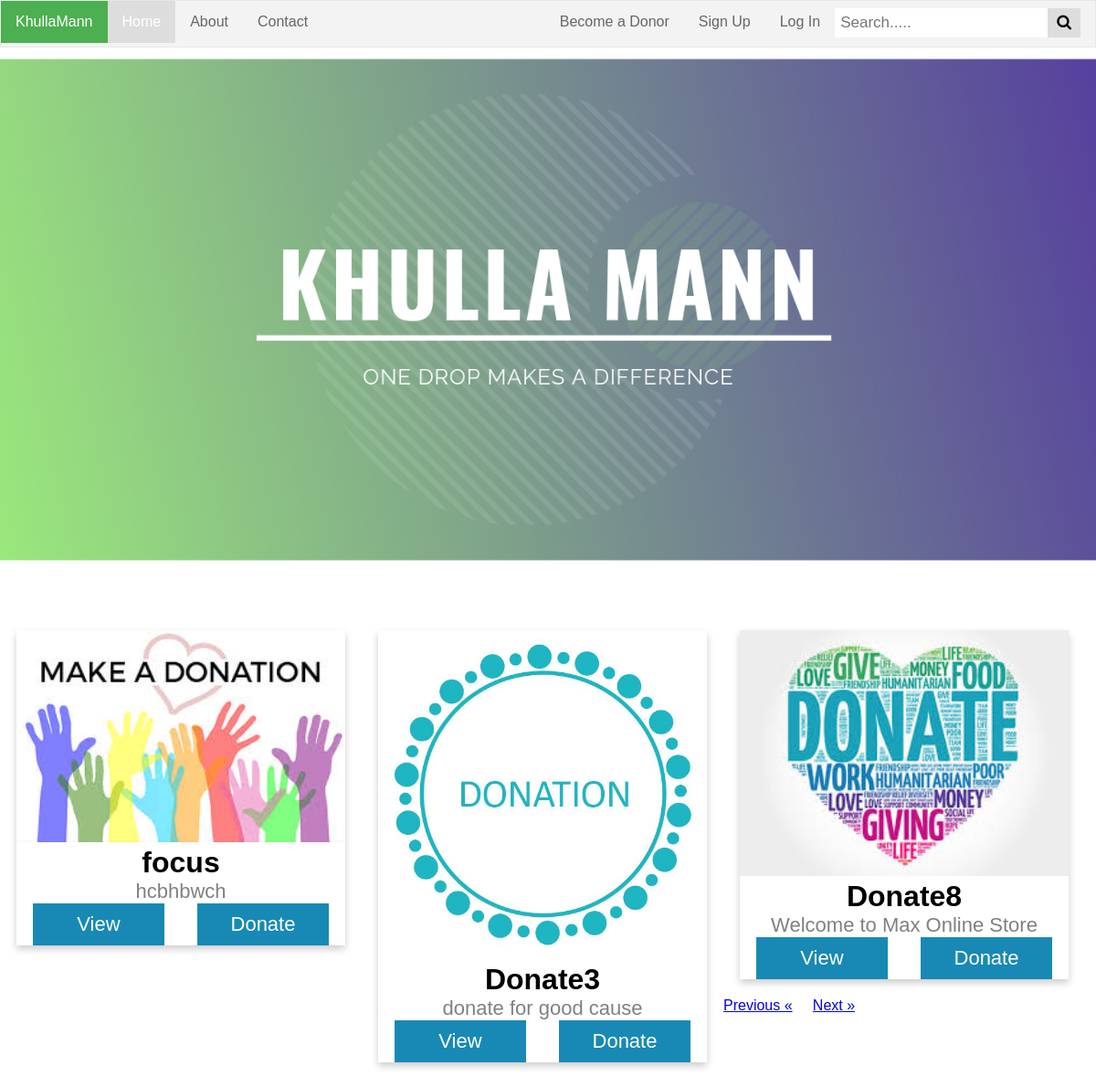
Screenshot of /index.php?id=12 with the database file from the repository.
### tables this page shows
CREATE TABLE `donation_post` (
  `post_id` int(11) NOT NULL,
  `file_path` text NOT NULL,
  `title` varchar(20) NOT NULL,
  `bio` text NOT NULL,
  `description` text NOT NULL,
  `post_date` date NOT NULL,
  `post_time` time NOT NULL,
  `donee_id` int(11) DEFAULT NULL,
  `flag` tinyint(1) NOT NULL
);

### show.php (the view, shortened to what this page needs)
<?php
function showAll(){
include'src/db/connection.php';
$perpage = 3;
if(isset($_GET['id'])){
    $start = $_GET['id'];
}else{
    $start = 0;
}
$count = mysqli_query($conn,"SELECT COUNT(post_id) FROM donation_post");
$rows = mysqli_fetch_array($count);
$TotalRec=$rows['COUNT(post_id)'];
$query = "SELECT * FROM `donation_post`order by post_date asc, post_time asc LIMIT $start, $perpage";
    $result = mysqli_query($conn,$query);
    while($row = $result->fetch_assoc()){
    echo "<div class='card'>
       <a href='post.php?value_key=".$row["post_id"]."'><img src='".$row['file_path']."' style='width:100%'></a>
        <h1>".$row['title']."</h1>
        <p class='bio'>".$row['bio']."</p>
        <a href='post.php?value_key=".$row["post_id"]."'><button id='viewbtn'>View</button></a>
        <a href='LoginForm.php'><button id='donatebtn'>Donate</button></a>
    </div>";
}
if($start == 0){
    echo "Previous &laquo;";
}else{
    echo "<a href=index.php?id=" . ($start - 3) . ">Previous &laquo;</a>";
}
if($start >= $TotalRec-3){
    echo "Next &raquo;";
}else{
    echo "<a href=index.php?id=". ($start + 3) ." >Next &raquo;</a>";
}
}
?>

### src/css/homepage.css (style rules this page uses)
.card { float: left; position: relative; margin: 20px 1.5%; box-shadow: 0 4px 8px 0 rgba(0,0,0,0.2); transition: 0.3s; width: 30%; text-align: center; font-family: arial; max-height: inherit; }
.bio { color: grey; font-size: 22px; }
.card button { margin: 0px 5%; border: none; outline: 0; padding: 10px; color: white; background-color: #1889B5; text-align: center; cursor: pointer; width: 40%; font-size: 22px ; }
#viewbtn { float: left; }
#donatebtn { float: left; }

### rows the page displays
donation_post: shows a picture, title "focus", bio "hcbhbwch"
donation_post: shows a picture, title "Donate3", bio "donate for good cause"
donation_post: shows a picture, title "Donate8", bio "Welcome to Max Online Store"
